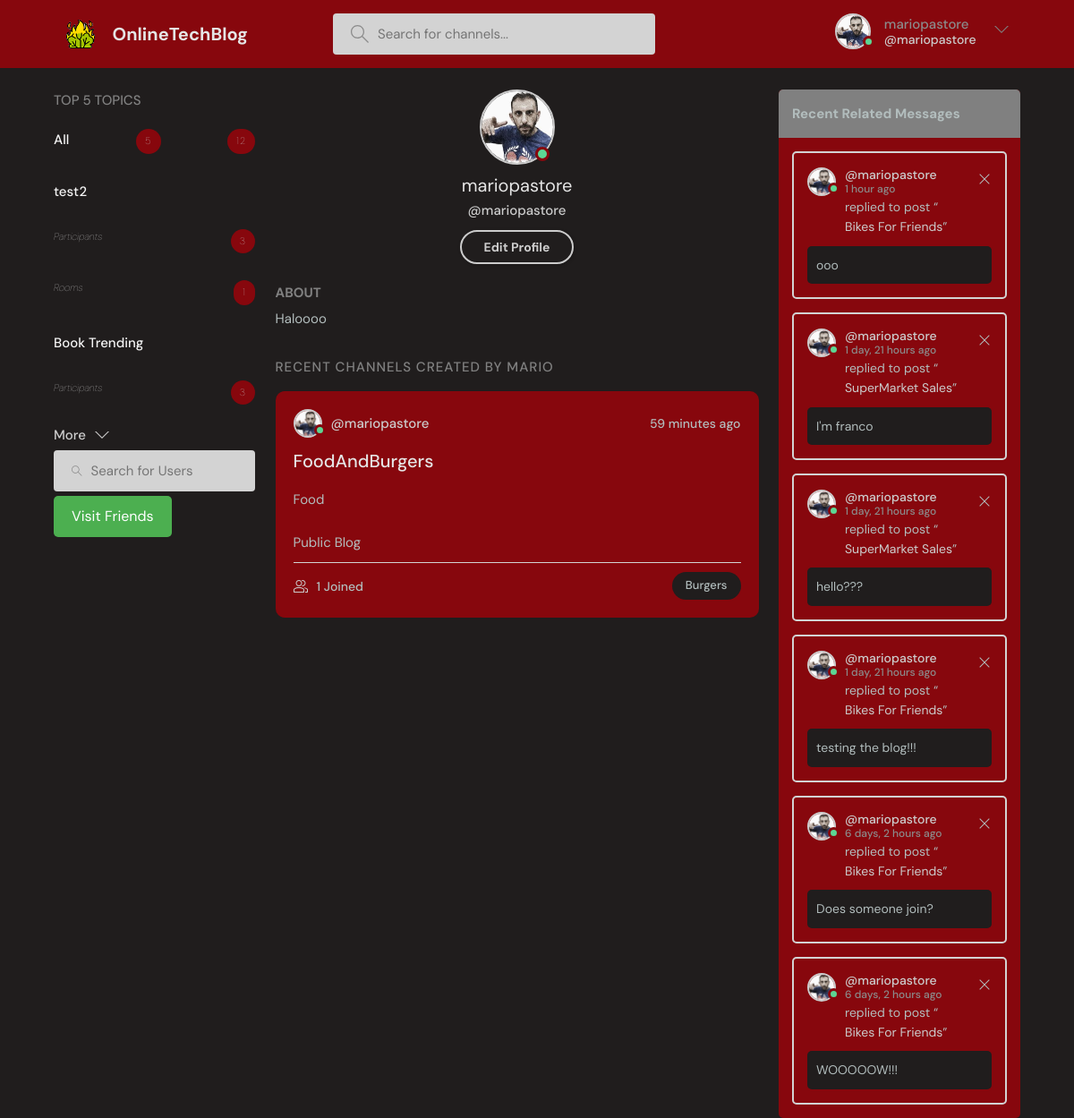
Screenshot of /profile/6 (signed in) with the database file from the repository.
### baseProject/models.py (models this page shows, shortened)
class User(AbstractUser):
    name = models.CharField(max_length=200, null=True)
    surname = models.CharField(max_length=200, null=True)
    email = models.EmailField(unique=True,null=True)
    status = models.TextField(null=True)
    icon = models.ImageField(null=True, default="userBase.svg")
    showFriendsMessages = models.BooleanField(default=False)
    USERNAME_FIELD = 'email'
    REQUIRED_FIELDS = []

class Topic(models.Model):
    name = models.CharField(max_length=10, unique=True)

class Room(models.Model):
    host = models.ForeignKey(User, on_delete=models.SET_NULL, null=True)
    participants = models.ManyToManyField(User, related_name='participants', blank=True)
    topic = models.ForeignKey(Topic, null=True, blank=True,on_delete=models.SET_NULL)
    name = models.CharField(max_length=200, unique=True)
    description = models.TextField(null=True, blank=True)
    friendsOnly = models.BooleanField(default=False)
    updated = models.DateTimeField(auto_now=True)
    created = models.DateTimeField(auto_now_add=True)
    class Meta:
        ordering = ('-updated','-created')
    def __str__(self):
        return self.name

class Message(models.Model):
    user = models.ForeignKey(User, on_delete=models.CASCADE)
    room = models.ForeignKey(Room, on_delete=models.CASCADE)
    body = models.TextField()
    image = models.ImageField(null=True, blank=True)
    updated = models.DateTimeField(auto_now=True)
    created = models.DateTimeField(auto_now_add=True)
    likes = models.ManyToManyField(User, related_name='comment')
    class Meta:
        ordering = ('-updated','-created')

### baseProject/views.py (the view)
# urls.py: path('profile/<str:pk>', views.userProfile, name='user-profile'),
@login_required(login_url='loginPage')  # TODO possible change instead of decorator
def userProfile(request, pk):
    page = 'userProfile'
    user = User.objects.get(id=pk)
    rooms = user.room_set.all()
    room_messages = user.message_set.all()
    num = 5
    topics = Topic.objects.annotate(num_participants=Count('room__participants'), num_rooms=Count('room')).order_by(
        '-num_participants', '-num_rooms')[0:num]
    total_participants = topics.aggregate(total_participants=Sum('num_participants')).get('total_participants', 0)
    userSearched = user
    userRequester = request.user
    can_send = not FriendshipRequest.objects.filter(
        from_user=userRequester,
        to_user=userSearched,
    ).exists()
    if (can_send == True):  # if someone else have already made the request
        can_send = not FriendshipRequest.objects.filter(
            to_user=userRequester,
            from_user=userSearched,
        ).exists()
    alreadyFriends = checkIfFriends(request, userSearched)
    context = {'user': user, 'rooms': rooms, 'room_messages': room_messages, 'topics': topics, "num": num,
               "total_participants": total_participants, "page": page, "can_send": can_send,
               "alreadyFriends": alreadyFriends}
    return render(request, 'baseProject/profile.html', context)

### baseProject/views.py (called while the page is built)
def checkIfFriends(request, userSearched):
    alreadyFriends = False
    friends = getUserFriends(request)
    if friends.contains(userSearched):
        alreadyFriends = True
    return alreadyFriends

### baseProject/templates/baseProject/profile.html (shortened to what this page needs)
{% extends 'main.html' %}
{% block content %}
    <main class="profile-page layout layout--3">
        <div class="container">
            {% include 'baseProject/topic_inside.html' %}
            <div class="roomList">
                <div class="profile">
                    <div class="profile__avatar">
                        {% if user.is_authenticated %}
                            <div class="avatar avatar--large active">
                                <img src="{{ user.icon.url }}"/>
                            </div>
                        {% else %}
                            <div class="avatar avatar--large">
                                <img src="{{ user.icon.url }}"/>
                            </div>
                        {% endif %}
                    </div>
                    <div class="profile__info">
                        <h3>{{ user.username }}</h3>
                        <p>@{{ user.username }}</p>
                        {% if request.user == user %}
                            <a href="{% url 'update-user' %}" class="btn btn--main btn--pill">Edit Profile</a>
                        {% endif %}
                    </div>
                    <div class="profile__about">
                        <h3>About</h3>
                        <p>
                            {{ user.status }}
                        </p>
                    </div>
                </div>
                <div class="roomList__header">
                    <div>
                        <h2>
                            Recent Channels created by {{ user.name }}
                        </h2>
                    </div>
                </div>
                {% include 'baseProject/central_home.html' %}
            </div>
            {% include 'baseProject/feed_inside.html' %}
        </div>
    </main>
{% endblock content %}

### templates/header.html (shortened to what this page needs)
{% load static %}
    <header class="header header--loggedIn">
      <div class="container">
        <a href="{% url 'home' %}" class="LOGO">
          <img src="{% static  'images/tower.png' %}" />
          <h1>OnlineTechBlog</h1>
        </a>
        <form class="searchBar" method="GET" action="{% url 'home'  %}">
          <label>
            <input name="q" placeholder="Search for channels..." />
          </label>
        </form>
        <nav class="header__menu">
          {% if request.user.is_authenticated %}
          <div class="UserOptions">
            <a href="{% url 'user-profile' request.user.id %}">
              <div class="avatar avatar--medium active">
                <img src="{{request.user.icon.url}}" />
              </div>
              <p>{{ request.user.username }} <span>@{{ request.user.username }}</span></p>
            </a>
            <button class="dropdown-button">
              <svg version="1.1" xmlns="http://www.w3.org/2000/svg" width="32" height="32" viewBox="0 0 32 32">
                <title>chevron-down</title>
                <path d="M16 21l-13-13h-3l16 16 16-16h-3l-13 13z"></path>
              </svg>
            </button>
          </div>
              {% else %}
           <a href="{% url 'loginPage' %}">
            <img src="{% static 'images/emptyusericon.svg' %}"/>
            <p>Login</p>
          </a>
           {% endif %}
        </nav>
      </div>
    </header>

### baseProject/templates/baseProject/topic_inside.html (shortened to what this page needs)
<div class="topics">
    <div class="topics__header">
        <h2>Top {{ num }} Topics</h2>
    </div>
    <ul class="listTopics">
        <li>
            <a href="{% url 'home' %}">All
                <span class="numberPro">{{ topics.count }}</span><span class="numberPro">{{ total_participants }}</span></a>
        </li>
        {% for topic in topics %}
            <li>
                <a href="{% url 'home' %}?q={{ topic.name }}">{{ topic.name }}</a>
            </li>
            <li>
                <a><i>Participants</i><span class="numberPro">{{ topic.num_participants }}</span></a>
            </li>
            <li>
                <a><i>Rooms</i><span class="numberPro">{{ topic.room_set.all.count }}</span></a>
            </li>
        {% endfor %}
    </ul>
    <a class="btn btn--link" href="{% url 'arguments' %}">
        More
        <svg version="1.1" xmlns="http://www.w3.org/2000/svg" width="32" height="32" viewBox="0 0 32 32">
            <title>chevron-down</title>
            <path d="M16 21l-13-13h-3l16 16 16-16h-3l-13 13z"></path>
        </svg>
    </a>
    <form action="{% url 'userSearch' %}" method="GET" class="searchBar">
        <label>
            <input name="q" placeholder="Search for Users"/>
        </label>
    </form>
    {% if request.user.is_authenticated %}
    <a href="{% url 'friends'%}" class="cool-button">Visit Friends</a>
    {% endif %}
</div>

### baseProject/templates/baseProject/central_home.html (shortened to what this page needs)
{% for room in rooms %}
    <div class="RoomIteratedLister">
        <div class="ChannelListerRoomHeaderBlock">
            <a href="{% url 'user-profile' room.host.id %}" class="HostRoomChannelLister">
                {% if room.host.is_authenticated %}
                    <div class="avatar avatar--small active">
                        <img src="{{ room.host.icon.url }}"/>
                    </div>
                {% else %}
                    <div class="avatar avatar--small">
                        <img src="{{ room.host.icon.url }}"/>
                    </div>
                {% endif %}
                <span>@{{ room.host.username }}</span>
            </a>
            <div class="ChannelLastActionMessage">
                <span>{{ room.created|timesince }} ago</span>
            </div>
        </div>
        <div class="ContentChannelRoomList">
            <a href="{% url 'check' room.id %}">{{ room.name }}</a>
            <p>{{ room.description }}</p>
            <br/>
            {% if room.friendsOnly %}
                <p>Private Blog</p>
            {% else %}
                <p>Public Blog</p>
            {% endif %}
        </div>
        <div class="ChannelMetaRoom">
            <a href="{% url 'check' room.id %}" class="ChannelListChannelJoined">
                {{ room.participants.all.count }} Joined
            </a>
            <p class="ChannelListTopicRoom">{{ room.topic.name }}</p>
        </div>
    </div>
{% endfor %}

### baseProject/templates/baseProject/feed_inside.html
{% if requestFriendsExists and request.user.showFriendsMessages == True %}
    <div class="LastMessagesFromUsers">
        <div class="layout__boxHeader">
            <h2>Friend Messages</h2>
        </div>
        {% for activity in friend_messages %}
            <div class="ActivitiesBoxingBox">
                <div class="activities__boxHeader ChannelListerRoomHeaderBlock">
                    <a href="{% url 'user-profile' activity.user.id %}" class="HostRoomChannelLister">
                        {% if activity.user.is_authenticated %}
                            <div class="avatar avatar--small active">
                                <img src="{{ activity.user.icon.url }}"/>
                            </div>
                        {% else %}
                            <div class="avatar avatar--small">
                                <img src="{{ activity.user.icon.url }}"/>
                            </div>
                        {% endif %}
                        <p>
                            @{{ activity.user.username }}
                            <span>{{ activity.created|timesince }} ago</span>
                        </p>
                    </a>
                </div>
                <div class="BoxingContentActivities">
                    <p>replied to post “<a href="{% url 'check' activity.room.id %}">{{ activity.room }}</a>”</p>
                    <div class="ActivitiesBoxingRoomChannelContent">
                        {{ activity.body }}
                    </div>
                </div>
            </div>
        {% endfor %}
    </div>
{% else %}
    <div class="LastMessagesFromUsers">
        <div class="layout__boxHeader">
            {% if page == 'userSearch' %}
                <h2>Recent Searched Users Messages</h2>
            {% else %}
                <h2>Recent Related Messages</h2>
            {% endif %}
        </div>
        {% if page == 'userSearch' %}
            {% for activity in searched_users_messages %}
                <div class="ActivitiesBoxingBox">
                    <div class="activities__boxHeader ChannelListerRoomHeaderBlock">
                        <a href="{% url 'user-profile' activity.user.id %}" class="HostRoomChannelLister">
                            {% if activity.user.is_authenticated %}
                                <div class="avatar avatar--small active">
                                    <img src="{{ activity.user.icon.url }}"/>
                                </div>
                            {% else %}
                                <div class="avatar avatar--small">
                                    <img src="{{ activity.user.icon.url }}"/>
                                </div>
                            {% endif %}
                            <p>
                                @{{ activity.user.username }}
                                <span>{{ activity.created|timesince }} ago</span>
                            </p>
                        </a>
                        {% if request.user == activity.user %}
                            <div class="ChannelLastActionMessage">
                                <a href="{% url 'delete-comment' activity.id 'home' None%}">
                                    <svg version="1.1" xmlns="http://www.w3.org/2000/svg" width="32" height="32"
                                         viewBox="0 0 32 32">
                                        <title>remove</title>
                                        <path
                                                d="M27.314 6.019l-1.333-1.333-9.98 9.981-9.981-9.981-1.333 1.333 9.981 9.981-9.981 9.98 1.333 1.333 9.981-9.98 9.98 9.98 1.333-1.333-9.98-9.98 9.98-9.981z"
                                        ></path>
                                    </svg>
                                </a>
                            </div>
                        {% endif %}
                    </div>
                    <div class="BoxingContentActivities">
                        <p>replied to post “<a href="{% url 'check' activity.room.id %}">{{ activity.room }}</a>”</p>
                        <div class="ActivitiesBoxingRoomChannelContent">
                            {{ activity.body }}
                        </div>
                    </div>
                </div>
            {% endfor %}
        {% else %}
            {% for activity in room_messages %}
                <div class="ActivitiesBoxingBox">
                    <div class="activities__boxHeader ChannelListerRoomHeaderBlock">
                        <a href="{% url 'user-profile' activity.user.id %}" class="HostRoomChannelLister">
                            {% if activity.user.is_authenticated %}
                                <div class="avatar avatar--small active">
                                    <img src="{{ activity.user.icon.url }}"/>
                                </div>
                            {% else %}
                                <div class="avatar avatar--small">
                                    <img src="{{ activity.user.icon.url }}"/>
                                </div>
                            {% endif %}
                            <p>
                                @{{ activity.user.username }}
                                <span>{{ activity.created|timesince }} ago</span>
                            </p>
                        </a>
                        {% if request.user == activity.user %}
                            <div class="ChannelLastActionMessage">
                                <a href="{% url 'delete-comment' activity.id 'home' None%}">
                                    <svg version="1.1" xmlns="http://www.w3.org/2000/svg" width="32" height="32"
                                         viewBox="0 0 32 32">
                                        <title>remove</title>
                                        <path
                                                d="M27.314 6.019l-1.333-1.333-9.98 9.981-9.981-9.981-1.333 1.333 9.981 9.981-9.981 9.98 1.333 1.333 9.981-9.98 9.98 9.98 1.333-1.333-9.98-9.98 9.98-9.981z"
                                        ></path>
                                    </svg>
                                </a>
                            </div>
                        {% endif %}
                    </div>
                    <div class="BoxingContentActivities">
                        <p>replied to post “<a href="{% url 'check' activity.room.id %}">{{ activity.room }}</a>”</p>
                        <div class="ActivitiesBoxingRoomChannelContent">
                            {{ activity.body }}
                        </div>
                    </div>
                </div>
            {% endfor %}
        {% endif %}
    </div>
{% endif %}

### rows the page displays
User: user.icon (picture), user.username "mariopastore", icon (picture), username "mariopastore", status "Haloooo", name "MARIO"
Topic: name "test2", num_participants "3", room_set.all.count "1"
Topic: name "Book Trending", num_participants "3"
Room: host.icon (picture), host.username "mariopastore", created "59 minutes", name "FoodAndBurgers", description "Food", friendsOnly "Public Blog", participants.all.count "1", topic.name "Burgers"
Message: user.icon (picture), user.username "mariopastore", created "1 hour", room "Bikes For Friends", body "ooo"
Message: user.icon (picture), user.username "mariopastore", created "1 day, 21 hours", room "SuperMarket Sales", body "I'm franco"
Message: user.icon (picture), user.username "mariopastore", created "1 day, 21 hours", room "SuperMarket Sales", body "hello???"
Message: user.icon (picture), user.username "mariopastore", created "1 day, 21 hours", room "Bikes For Friends", body "testing the blog!!!"
Message: user.icon (picture), user.username "mariopastore", created "6 days, 2 hours", room "Bikes For Friends", body "Does someone join?"
Message: user.icon (picture), user.username "mariopastore", created "6 days, 2 hours", room "Bikes For Friends", body "WOOOOOW!!!"

### other values shown
{{ num }} "5"
{{ topics.count }} "5"
{{ total_participants }} "12"
